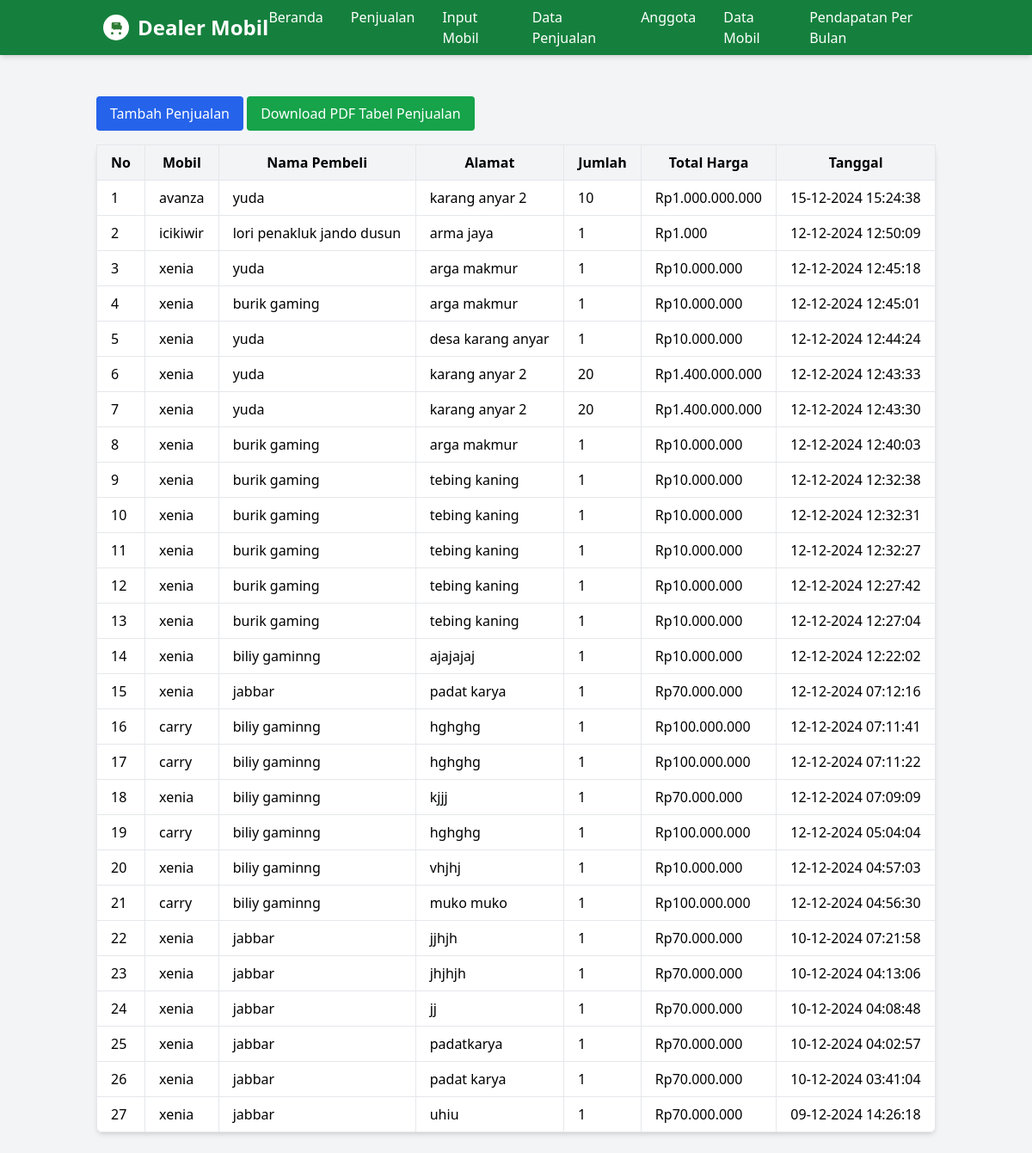
The page /index.php/index.php on the database its author committed.
### tables this page shows
CREATE TABLE `penjualan` (
  `id` int(11) NOT NULL,
  `mobil_id` int(11) NOT NULL,
  `nama_pembeli` varchar(255) NOT NULL,
  `alamat` text NOT NULL,
  `jumlah` int(11) NOT NULL,
  `total_harga` decimal(15,2) NOT NULL,
  `tanggal_penjualan` timestamp NOT NULL DEFAULT current_timestamp(),
  `tanggal` timestamp NOT NULL DEFAULT current_timestamp()
);

CREATE TABLE `mobil` (
  `id` int(11) NOT NULL,
  `nama` varchar(255) NOT NULL,
  `merek` varchar(255) NOT NULL,
  `harga` int(11) NOT NULL,
  `tahun` int(11) NOT NULL,
  `deskripsi` text DEFAULT NULL,
  `gambar` varchar(255) DEFAULT NULL,
  `stok` int(11) DEFAULT 0
);

### index.php/index.php (the view, shortened to what this page needs)
<?php
include '../inc/koneksi.php';
$query_penjualan = "SELECT p.id, m.nama AS mobil, p.nama_pembeli, p.alamat, p.jumlah, p.total_harga, p.tanggal
                    FROM penjualan p
                    JOIN mobil m ON p.mobil_id = m.id
                    ORDER BY p.tanggal DESC";
$result_penjualan = mysqli_query($conn, $query_penjualan);
?>
<!DOCTYPE html>
<?php include 'header.php'; ?>
<html lang="id">
<head>
    <script src="https://cdn.tailwindcss.com"></script>
</head>
<body class="bg-gray-100 min-h-screen font-sans">
    <div class="container mx-auto p-6">
        <a href="input_penjualan.php" class="bg-blue-600 text-white px-4 py-2 rounded hover:bg-blue-500 mb-4 inline-block">Tambah Penjualan</a>
        <a href="index.php?download_pdf=true" class="bg-green-600 text-white px-4 py-2 rounded hover:bg-green-500 mb-4 inline-block">Download PDF Tabel Penjualan</a>
        <?php if (mysqli_num_rows($result_penjualan) > 0): ?>
            <table class="min-w-full bg-white border border-gray-300 rounded-lg shadow-md">
                <thead class="bg-gray-100">
                    <tr>
                        <th class="py-2 px-4 border">No</th>
                        <th class="py-2 px-4 border">Mobil</th>
                        <th class="py-2 px-4 border">Nama Pembeli</th>
                        <th class="py-2 px-4 border">Alamat</th>
                        <th class="py-2 px-4 border">Jumlah</th>
                        <th class="py-2 px-4 border">Total Harga</th>
                        <th class="py-2 px-4 border">Tanggal</th>
                    </tr>
                </thead>
                <tbody>
                    <?php
                    $no = 1;
                    while ($row = mysqli_fetch_assoc($result_penjualan)):
                    ?>
                        <tr>
                            <td class="py-2 px-4 border"><?php echo $no++; ?></td>
                            <td class="py-2 px-4 border"><?php echo htmlspecialchars($row['mobil']); ?></td>
                            <td class="py-2 px-4 border"><?php echo htmlspecialchars($row['nama_pembeli']); ?></td>
                            <td class="py-2 px-4 border"><?php echo htmlspecialchars($row['alamat']); ?></td>
                            <td class="py-2 px-4 border"><?php echo htmlspecialchars($row['jumlah']); ?></td>
                            <td class="py-2 px-4 border">Rp<?php echo number_format($row['total_harga'], 0, ',', '.'); ?></td>
                            <td class="py-2 px-4 border"><?php echo date('d-m-Y H:i:s', strtotime($row['tanggal'])); ?></td>
                        </tr>
                    <?php endwhile; ?>
                </tbody>
            </table>
        <?php else: ?>
            <p class="text-red-500">Tidak ada data penjualan.</p>
        <?php endif; ?>
    </div>
</body>
</html>

### rows shown on the page
penjualan: mobil.nama "avanza", nama_pembeli "yuda", alamat "karang anyar 2", jumlah "10", total_harga "1.000.000.000", tanggal "15-12-2024 15:24:38"
penjualan: mobil.nama "icikiwir", nama_pembeli "lori penakluk jando dusun", alamat "arma jaya", jumlah "1", total_harga "1.000", tanggal "12-12-2024 12:50:09"
penjualan: mobil.nama "xenia", nama_pembeli "yuda", alamat "arga makmur", jumlah "1", total_harga "10.000.000", tanggal "12-12-2024 12:45:18"
penjualan: mobil.nama "xenia", nama_pembeli "burik gaming", alamat "arga makmur", jumlah "1", total_harga "10.000.000", tanggal "12-12-2024 12:45:01"
penjualan: mobil.nama "xenia", nama_pembeli "yuda", alamat "desa karang anyar", jumlah "1", total_harga "10.000.000", tanggal "12-12-2024 12:44:24"
penjualan: mobil.nama "xenia", nama_pembeli "yuda", alamat "karang anyar 2", jumlah "20", total_harga "1.400.000.000", tanggal "12-12-2024 12:43:33"
penjualan: mobil.nama "xenia", nama_pembeli "yuda", alamat "karang anyar 2", jumlah "20", total_harga "1.400.000.000", tanggal "12-12-2024 12:43:30"
penjualan: mobil.nama "xenia", nama_pembeli "burik gaming", alamat "arga makmur", jumlah "1", total_harga "10.000.000", tanggal "12-12-2024 12:40:03"
penjualan: mobil.nama "xenia", nama_pembeli "burik gaming", alamat "tebing kaning", jumlah "1", total_harga "10.000.000", tanggal "12-12-2024 12:32:38"
penjualan: mobil.nama "xenia", nama_pembeli "burik gaming", alamat "tebing kaning", jumlah "1", total_harga "10.000.000", tanggal "12-12-2024 12:32:31"
penjualan: mobil.nama "xenia", nama_pembeli "burik gaming", alamat "tebing kaning", jumlah "1", total_harga "10.000.000", tanggal "12-12-2024 12:32:27"
penjualan: mobil.nama "xenia", nama_pembeli "burik gaming", alamat "tebing kaning", jumlah "1", total_harga "10.000.000", tanggal "12-12-2024 12:27:42"
penjualan: mobil.nama "xenia", nama_pembeli "burik gaming", alamat "tebing kaning", jumlah "1", total_harga "10.000.000", tanggal "12-12-2024 12:27:04"
penjualan: mobil.nama "xenia", nama_pembeli "biliy gaminng", alamat "ajajajaj", jumlah "1", total_harga "10.000.000", tanggal "12-12-2024 12:22:02"
penjualan: mobil.nama "xenia", nama_pembeli "jabbar", alamat "padat karya", jumlah "1", total_harga "70.000.000", tanggal "12-12-2024 07:12:16"
penjualan: mobil.nama "carry", nama_pembeli "biliy gaminng", alamat "hghghg", jumlah "1", total_harga "100.000.000", tanggal "12-12-2024 07:11:41"
penjualan: mobil.nama "carry", nama_pembeli "biliy gaminng", alamat "hghghg", jumlah "1", total_harga "100.000.000", tanggal "12-12-2024 07:11:22"
penjualan: mobil.nama "xenia", nama_pembeli "biliy gaminng", alamat "kjjj", jumlah "1", total_harga "70.000.000", tanggal "12-12-2024 07:09:09"
penjualan: mobil.nama "carry", nama_pembeli "biliy gaminng", alamat "hghghg", jumlah "1", total_harga "100.000.000", tanggal "12-12-2024 05:04:04"
penjualan: mobil.nama "xenia", nama_pembeli "biliy gaminng", alamat "vhjhj", jumlah "1", total_harga "10.000.000", tanggal "12-12-2024 04:57:03"
penjualan: mobil.nama "carry", nama_pembeli "biliy gaminng", alamat "muko muko", jumlah "1", total_harga "100.000.000", tanggal "12-12-2024 04:56:30"
penjualan: mobil.nama "xenia", nama_pembeli "jabbar", alamat "jjhjh", jumlah "1", total_harga "70.000.000", tanggal "10-12-2024 07:21:58"
penjualan: mobil.nama "xenia", nama_pembeli "jabbar", alamat "jhjhjh", jumlah "1", total_harga "70.000.000", tanggal "10-12-2024 04:13:06"
penjualan: mobil.nama "xenia", nama_pembeli "jabbar", alamat "jj", jumlah "1", total_harga "70.000.000", tanggal "10-12-2024 04:08:48"
penjualan: mobil.nama "xenia", nama_pembeli "jabbar", alamat "padatkarya", jumlah "1", total_harga "70.000.000", tanggal "10-12-2024 04:02:57"
penjualan: mobil.nama "xenia", nama_pembeli "jabbar", alamat "padat karya", jumlah "1", total_harga "70.000.000", tanggal "10-12-2024 03:41:04"
penjualan: mobil.nama "xenia", nama_pembeli "jabbar", alamat "uhiu", jumlah "1", total_harga "70.000.000", tanggal "09-12-2024 14:26:18"
